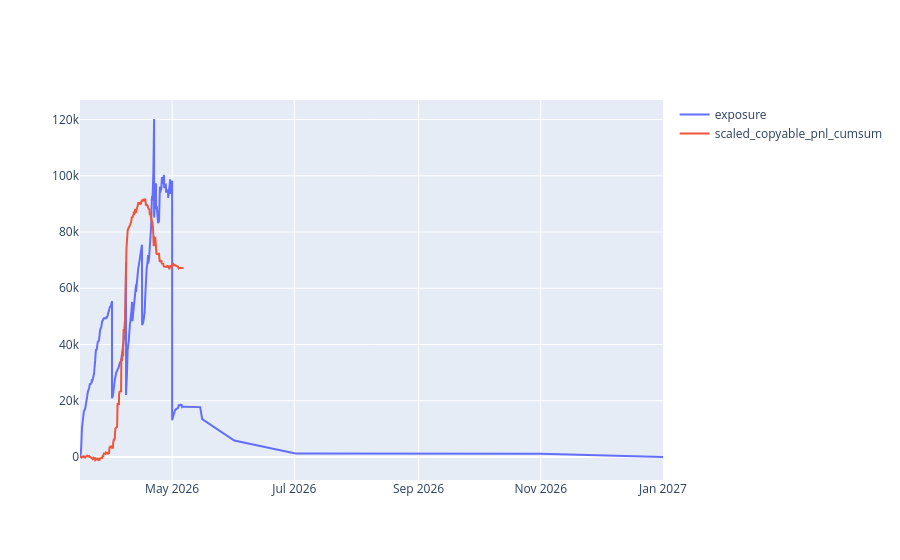

The code cell stored with this chart in its notebook:
### Code cell
df_plot = df.groupby('end_date_iso').agg(
    scaled_copyable_pnl=('scaled_copyable_pnl', 'sum'),
    ending_exposure=('scaled_copyable_pnl_exposure', 'sum'),
).reset_index()

df.sort_values('bucket', inplace=True)
df['scaled_copyable_pnl_cumsum'] = df['scaled_copyable_pnl'].cumsum()

df_pnl = df[['bucket', 'scaled_copyable_pnl_cumsum']].copy()

# exposure ends at EOD of end_date, so shift by 24h
df_exposure = df_plot[['end_date_iso', 'ending_exposure']].copy()
df_exposure['end_date_iso'] = pd.to_datetime(df_exposure['end_date_iso']) + pd.Timedelta(days=1)
df_exposure.rename(columns={'end_date_iso': 'dt', 'ending_exposure': 'exposure_delta'}, inplace=True)

resolution_exposure = df_exposure.groupby('dt').agg(exposure_delta=('exposure_delta', 'sum')).reset_index()
resolution_exposure['exposure_delta'] = resolution_exposure['exposure_delta'] * -1

buy_exposure = df[['bucket', 'scaled_copyable_pnl_exposure']].rename(columns={'bucket': 'dt', 'scaled_copyable_pnl_exposure': 'exposure_delta'})

df_exposure = ( pd.concat([resolution_exposure, buy_exposure], ignore_index=True)
    .reset_index(drop=True)
)

df_exposure.sort_values('dt', inplace=True)
df_exposure['exposure'] = df_exposure['exposure_delta'].cumsum()

# df_plot['end_date_iso'] = pd.to_datetime(df_plot['end_date_iso']) + pd.Timedelta(days=1)

import plotly.graph_objects as go

fig = go.Figure()

fig.add_trace(go.Scatter(
    x=df_exposure['dt'],
    y=df_exposure['exposure'],
    mode='lines',
    name='exposure'
))

fig.add_trace(go.Scatter(
    x=df_pnl['bucket'],
    y=df_pnl['scaled_copyable_pnl_cumsum'],
    mode='lines',
    name='scaled_copyable_pnl_cumsum'
))

fig.show()

### Figure 1 — Plotly figure (JSON) as saved in the notebook; plotly's stock layout.template omitted (floating-point values rounded to 4 significant figures; data arrays with more than 128 entries replaced by an {"elided": "..."} marker saying what was removed)
{"data": [{"mode": "lines", "name": "exposure", "type": "scatter", "x": {"elided": "5415 str values"}, "y": {"elided": "5415 float values"}}, {"mode": "lines", "name": "scaled_copyable_pnl_cumsum", "type": "scatter", "x": {"elided": "5372 str values"}, "y": {"elided": "5372 float values"}}], "layout": {}}
